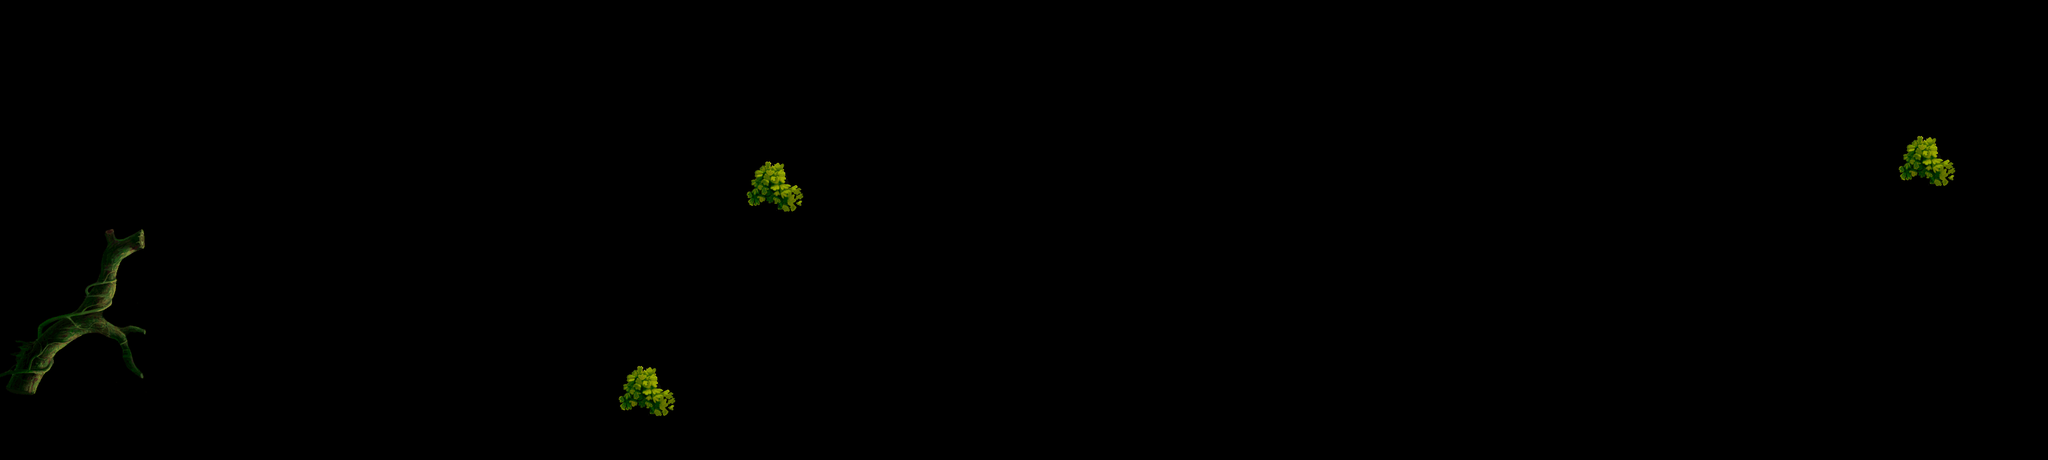

The image is a tile-based game level rendered from a .tmx file. Its description and source (layers, tilesets, objects; grid data summarised) follow:
An orthogonal 80x18 tile map with 40x40 px tiles, 2 tile layers (land1, land2).

<map version="1.0" orientation="orthogonal" width="80" height="18" tilewidth="40" tileheight="40">
 <tileset firstgid="1" name="c-jinjing" tilewidth="40" tileheight="40">
  <image source="c-jinjing.png" width="1775" height="506" />
 </tileset>
 <layer name="land1" width="80" height="18">
  <data>[1440 cells, 56 non-empty, 56 distinct tile ids]</data>
 </layer>
 <layer name="land2" width="80" height="18">
  <data>[1440 cells, 48 non-empty, 16 distinct tile ids]</data>
 </layer>
</map>
